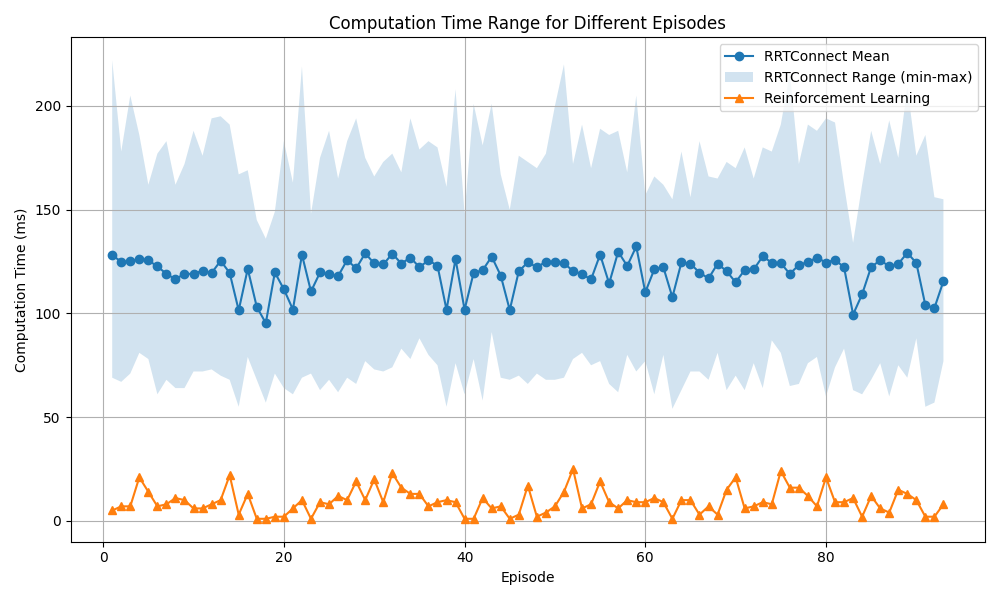

The Python source for this figure:
import json

import matplotlib.pyplot as plt

file = open("performance_results_of_rl_rrt_prm.json", "r+")
results_raw = json.loads(file.read())

plt.figure(figsize=(10, 6))

results = []
for ep, res in results_raw.items():
    if 'rrt' in res:
        results.append(res)
episodes = list(range(1, len(results) + 1))

for planner in ['rrt']:
    min_times = [episode[planner]['min'] for episode in results]
    max_times = [max(episode[planner]['all'] or [1000]) for episode in results]
    mean_times = [episode[planner]['mean'] for episode in results]

    plt.plot(episodes, mean_times, label=f'RRTConnect Mean', marker='o')
    plt.fill_between(episodes, min_times, max_times, alpha=0.2, label='RRTConnect Range (min-max)')

plt.plot(episodes, [episode['rl']['total'] for episode in results], label=f'Reinforcement Learning', marker='^')


plt.xlabel('Episode')
plt.ylabel('Computation Time (ms)')
plt.title('Computation Time Range for Different Episodes')
plt.legend()

plt.grid(True)
plt.tight_layout()
plt.show()
